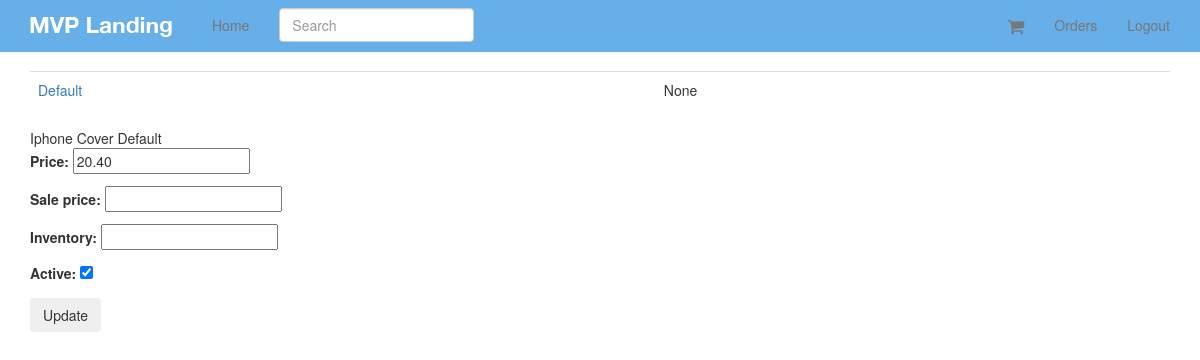
The page /products/2/inventory/ (signed in) on the database its author committed.
### products/models.py (models this page shows, shortened)
class Variation(models.Model):
    product = models.ForeignKey(Product)
    title = models.CharField(max_length=120)
    price = models.DecimalField(decimal_places=2,max_digits=20)
    sale_price = models.DecimalField(decimal_places=2,max_digits=20,null=True,blank=True)
    active = models.BooleanField(default=True)
    inventory = models.PositiveIntegerField(null=True,blank=True ) #se refiere none == ilimitada cantidad
    def get_absolute_url(self):
        return self.product.get_absolute_url()

class Product(models.Model):
    title = models.CharField(max_length=120)
    description = models.TextField(blank=True, null=True)
    price = models.DecimalField(decimal_places=2,max_digits=20)
    active = models.BooleanField(default=True)
    categories = models.ManyToManyField('Category',blank=True)
    default = models.ForeignKey('Category',related_name="default_category",null=True,blank=True)
    objects = ProductManager()
    class Meta:
        ordering =["-title"]
    def get_absolute_url(self):
        return reverse("product_detail", kwargs={"pk": self.pk})

### products/views.py (the view, shortened to what this page needs)
# urls.py: url(r'^(?P<pk>\d+)/inventory/$',VariationListView.as_view(),name='product_inventory'),
class VariationListView(StaffRequiredMixin,ListView):
    model = Variation
    queryset = Variation.objects.all()
    def get_context_data(self, *args, **kwargs):
        context = super(VariationListView,self).get_context_data(*args, **kwargs)
        context["formset"] = VariationInventoryFormSet(queryset=self.get_queryset())
        return context
    def get_queryset(self,*args, **kwargs):
        product_pk = self.kwargs.get("pk")
        if product_pk:
            product = get_object_or_404(Product, pk = product_pk)
            queryset = Variation.objects.filter(product=product)
        return queryset

### products/mixins.py (called while the page is built)
    @method_decorator(login_required)
    def dispatch(self,request,*args, **kwargs):
        if request.user.is_staff:
            return super(StaffRequiredMixin, self).dispatch(request,*args, **kwargs)
        else:
            raise Http404

### products/models.py (called while the page is built)
    def active(self):
        return self.filter(active=True)

    def get_queryset(self):
        return ProductQuerySet(self.model,using= self._db)

    def all(self, *args, **kwargs):
        return self.get_queryset().active()

### products/templates/products/variation_list.html (shortened to what this page needs)
{% extends 'base.html' %}
{% block content %}
<table class="table" >
{% for object in object_list %}
    <tr>
        <td><a href='{{ object.get_absolute_url }}'>{{ object.title }}</a></td><td>{{ object.inventory }}</td>
    </tr>
{% endfor %}
</table>
<form action="" method="POST">{% csrf_token %}
    {% for form in formset %}
        {{ form.instance.product.title }}
        {{ form.instance.title }}
        {{ form.as_p }}
    {% endfor %}
    <input type="submit" value="Update" class="btn" />
</form>
{% endblock %}

### static_in_pro/our_static/css/navbar-static-top.css (style rules this page uses)
body { min-height: 1000px; }

### rows shown on the page
Variation: title "Default", inventory "None", instance.product "Iphone Cover", instance "Default"
